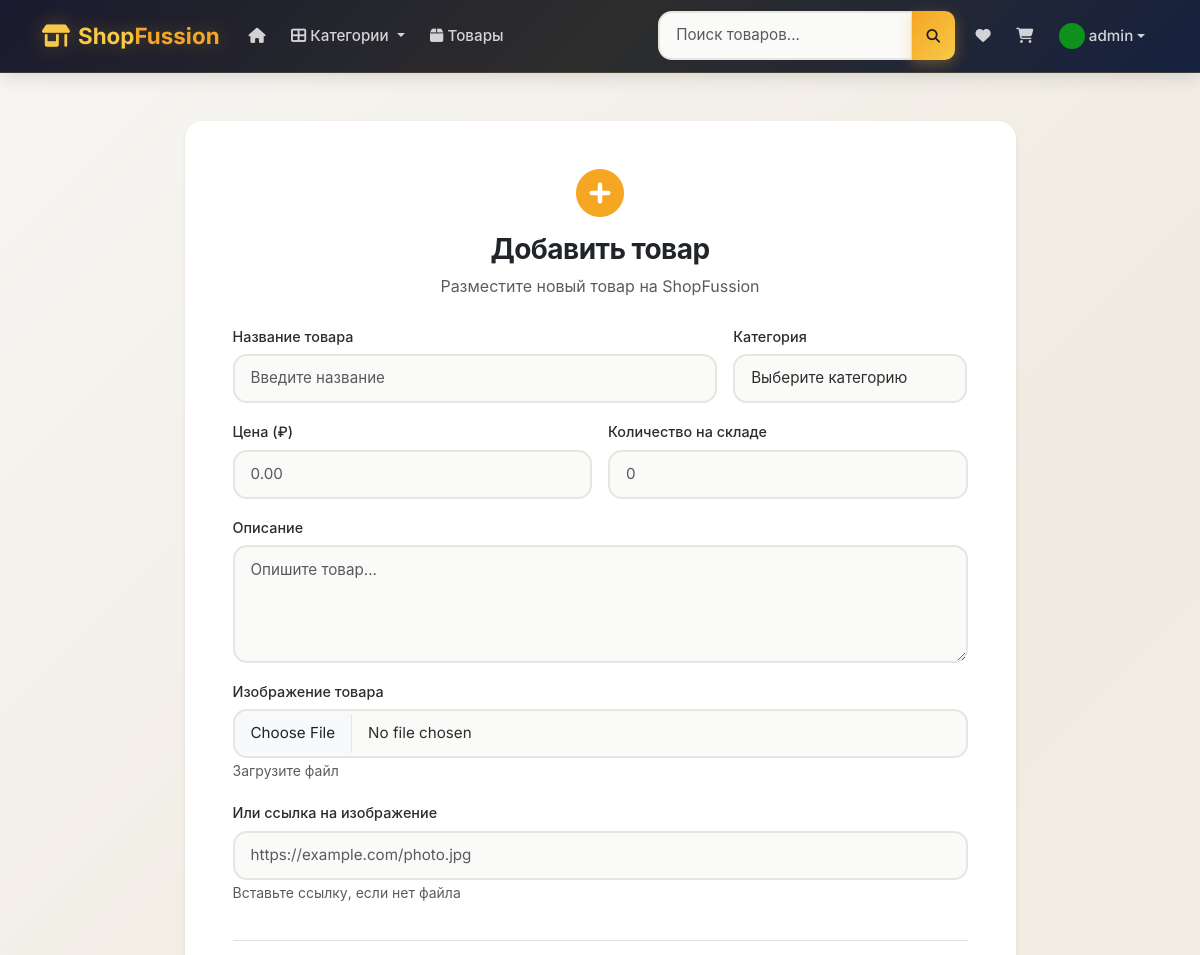
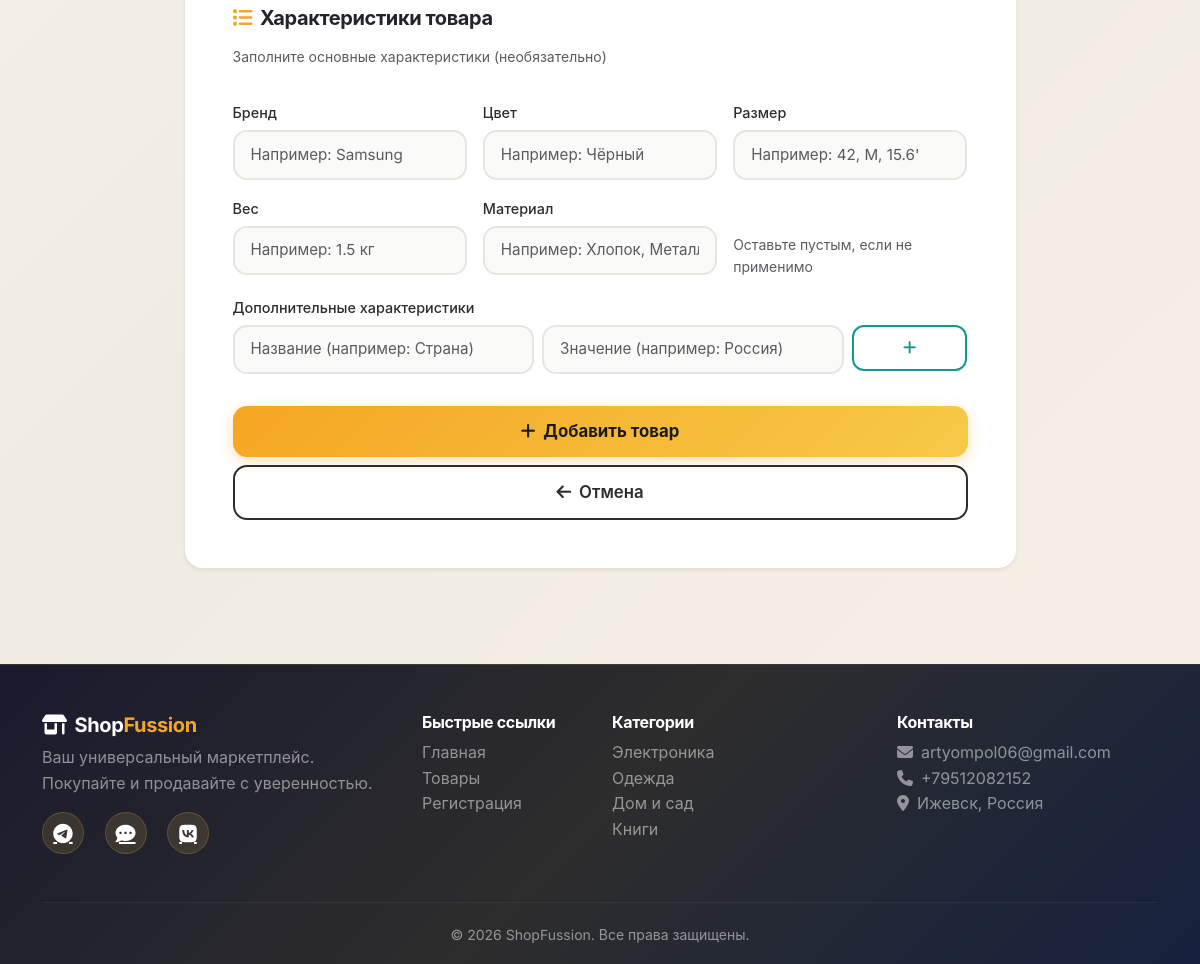
/seller/products/add (signed in), run on the app's committed database (2 pictures, top to bottom).
### app.py (models this page shows, shortened)
class User(UserMixin, db.Model):
    id = db.Column(db.Integer, primary_key=True)
    username = db.Column(db.String(80), unique=True, nullable=False)
    email = db.Column(db.String(120), unique=True, nullable=False)
    password_hash = db.Column(db.String(200), nullable=False)
    role = db.Column(db.String(20), nullable=False, default='buyer')
    avatar = db.Column(db.String(200), default='default_avatar.png')
    avatar_data = db.Column(db.LargeBinary, nullable=True)
    created_at = db.Column(db.DateTime, default=datetime.utcnow)
    products = db.relationship('Product', backref='seller', lazy=True)
    orders = db.relationship('Order', backref='buyer', lazy=True)
    wishlist_items = db.relationship('WishlistItem', backref='user', lazy=True)

class Category(db.Model):
    id = db.Column(db.Integer, primary_key=True)
    name = db.Column(db.String(80), unique=True, nullable=False)
    products = db.relationship('Product', backref='category', lazy=True)

### app.py (the view, shortened to what this page needs)
@app.route('/seller/products/add', methods=['GET', 'POST'])
@login_required
@seller_required
def add_product():
    categories = Category.query.all()
    return render_template('seller/add_product.html', categories=categories)

### templates/seller/add_product.html (shortened to what this page needs)
{% extends "base.html" %}
{% block content %}
<div class="container py-5">
    <div class="row justify-content-center">
        <div class="col-md-9">
            <div class="card border-0 shadow-sm">
                <div class="card-body p-5">
                    <div class="text-center mb-4">
                        <i class="fas fa-plus-circle fa-3x text-warning mb-3"></i>
                        <h3 class="fw-bold">Добавить товар</h3>
                        <p class="text-muted">Разместите новый товар на ShopFussion</p>
                    </div>
                    <form method="POST" action="" enctype="multipart/form-data">
                        <div class="row g-3">
                            <div class="col-md-8">
                                <label class="form-label fw-medium">Название товара</label>
                                <input type="text" name="name" class="form-control form-control-lg" placeholder="Введите название" required>
                            </div>
                            <div class="col-md-4">
                                <label class="form-label fw-medium">Категория</label>
                                <select name="category_id" class="form-select form-select-lg" required>
                                    <option value="">Выберите категорию</option>
                                </select>
                            </div>
                            <div class="col-md-6">
                                <label class="form-label fw-medium">Цена (₽)</label>
                                <input type="number" name="price" class="form-control form-control-lg" placeholder="0.00" step="0.01" min="0" required>
                            </div>
                            <div class="col-md-6">
                                <label class="form-label fw-medium">Количество на складе</label>
                                <input type="number" name="stock" class="form-control form-control-lg" placeholder="0" min="0" required>
                            </div>
                            <div class="col-12">
                                <label class="form-label fw-medium">Описание</label>
                                <textarea name="description" class="form-control" rows="4" placeholder="Опишите товар..." required></textarea>
                            </div>
                            <div class="col-12">
                                <label class="form-label fw-medium">Изображение товара</label>
                                <input type="file" name="image" class="form-control form-control-lg" accept="image/*">
                                <small class="text-muted">Загрузите файл</small>
                            </div>
                            <div class="col-12">
                                <label class="form-label fw-medium">Или ссылка на изображение</label>
                                <input type="text" name="image_url" class="form-control form-control-lg" placeholder="https://example.com/photo.jpg">
                                <small class="text-muted">Вставьте ссылку, если нет файла</small>
                            </div>
                            <div class="col-12">
                                <hr>
                                <h5 class="fw-bold mb-3"><i class="fas fa-list text-warning me-2"></i>Характеристики товара</h5>
                                <p class="text-muted small mb-3">Заполните основные характеристики (необязательно)</p>
                            </div>
                            <div class="col-md-4">
                                <label class="form-label fw-medium">Бренд</label>
                                <input type="text" name="brand" class="form-control" placeholder="Например: Samsung">
                            </div>
                            <div class="col-md-4">
                                <label class="form-label fw-medium">Цвет</label>
                                <input type="text" name="color" class="form-control" placeholder="Например: Чёрный">
                            </div>
                            <div class="col-md-4">
                                <label class="form-label fw-medium">Размер</label>
                                <input type="text" name="size" class="form-control" placeholder="Например: 42, M, 15.6'">
                            </div>
                            <div class="col-md-4">
                                <label class="form-label fw-medium">Вес</label>
                                <input type="text" name="weight" class="form-control" placeholder="Например: 1.5 кг">
                            </div>
                            <div class="col-md-4">
                                <label class="form-label fw-medium">Материал</label>
                                <input type="text" name="material" class="form-control" placeholder="Например: Хлопок, Металл">
                            </div>
                            <div class="col-md-4">
                                <label class="form-label fw-medium">&nbsp;</label>
                                <div class="text-muted small pt-2">Оставьте пустым, если не применимо</div>
                            </div>
                            <div class="col-12">
                                <div id="extra-chars">
                                    <label class="form-label fw-medium">Дополнительные характеристики</label>
                                    <div class="row g-2 mb-2 char-row">
                                        <div class="col-5">
                                            <input type="text" name="char_name_0" class="form-control" placeholder="Название (например: Страна)">
                                        </div>
                                        <div class="col-5">
                                            <input type="text" name="char_value_0" class="form-control" placeholder="Значение (например: Россия)">
                                        </div>
                                        <div class="col-2">
                                            <button type="button" class="btn btn-outline-success add-char-btn w-100"><i class="fas fa-plus"></i></button>
                                        </div>
                                    </div>
                                </div>
                            </div>
                            <div class="col-12 mt-4">
                                <button type="submit" class="btn btn-warning btn-lg w-100 fw-bold">
                                    <i class="fas fa-plus me-2"></i>Добавить товар
                                </button>
                                <a href="{{ url_for('seller_products') }}" class="btn btn-outline-dark btn-lg w-100 mt-2">
                                    <i class="fas fa-arrow-left me-2"></i>Отмена
                                </a>
                            </div>
                        </div>
                    </form>
                </div>
            </div>
        </div>
    </div>
</div>
{% endblock %}

### templates/base.html (shortened to what this page needs)
<!DOCTYPE html>
<html lang="ru" data-theme="light">
<head>
    <link href="https://cdn.jsdelivr.net/npm/bootstrap@5.3.2/dist/css/bootstrap.min.css" rel="stylesheet">
    <link rel="stylesheet" href="https://cdnjs.cloudflare.com/ajax/libs/font-awesome/6.5.1/css/all.min.css">
    <link rel="stylesheet" href="{{ url_for('static', filename='css/style.css') }}">
</head>
<body>
    <nav class="navbar navbar-expand-lg navbar-dark bg-dark sticky-top">
        <div class="container">
            <a class="navbar-brand fw-bold" href="{{ url_for('index') }}">
                <i class="fas fa-store-alt me-2"></i>Shop<span class="text-warning">Fussion</span>
            </a>
            <div class="collapse navbar-collapse" id="navbarNav">
                <ul class="navbar-nav me-auto">
                    <li class="nav-item">
                        <a class="nav-link" href="{{ url_for('index') }}"><i class="fas fa-home"></i></a>
                    </li>
                    <li class="nav-item dropdown">
                        <a class="nav-link dropdown-toggle" href="#" role="button" data-bs-toggle="dropdown">
                            <i class="fas fa-th-large"></i> Категории
                        </a>
                    </li>
                    <li class="nav-item">
                        <a class="nav-link" href="{{ url_for('products') }}"><i class="fas fa-box"></i> Товары</a>
                    </li>
                </ul>
                <form class="d-flex me-2 position-relative" action="{{ url_for('products') }}" method="GET" id="search-form">
                    <div class="input-group">
                        <input class="form-control form-control-sm" type="search" name="search" id="search-input" placeholder="Поиск товаров..." aria-label="Поиск" autocomplete="off">
                        <button class="btn btn-warning btn-sm" type="submit"><i class="fas fa-search"></i></button>
                    </div>
                </form>
                <ul class="navbar-nav align-items-center">
                    {% if current_user.is_authenticated %}
                        <li class="nav-item">
                            <a class="nav-link position-relative" href="{{ url_for('wishlist') }}" title="Избранное">
                                <i class="fas fa-heart"></i>
                            </a>
                        </li>
                        <li class="nav-item">
                            <a class="nav-link position-relative" href="{{ url_for('cart') }}">
                                <i class="fas fa-shopping-cart"></i>
                            </a>
                        </li>
                        <li class="nav-item dropdown">
                            <a class="nav-link dropdown-toggle d-flex align-items-center" href="#" role="button" data-bs-toggle="dropdown">
                                <img src="{{ current_user.avatar|avatar_img }}" class="rounded-circle me-1" style="width: 26px; height: 26px; object-fit: cover;"> {{ current_user.username }}
                            </a>
                        </li>
                    {% endif %}
                </ul>
            </div>
        </div>
    </nav>
    <main class="main-content">
        {% block content %}{% endblock %}
    </main>
    <footer class="bg-dark pt-5 pb-3 mt-5">
        <div class="container">
            <div class="row">
                <div class="col-md-4 mb-4">
                    <h5 class="fw-bold text-white"><i class="fas fa-store-alt me-2"></i>Shop<span class="text-warning">Fussion</span></h5>
                    <p class="text-white-50">Ваш универсальный маркетплейс. Покупайте и продавайте с уверенностью.</p>
                    <div class="social-links">
                        <a href="https://t.me/artpo06" target="_blank" class="text-white me-3"><i class="fab fa-telegram fa-lg"></i></a>
                        <a href="https://max.ru/u/f9LHodD0cOInfM9btUWrl3gkT055a0RwU4gwb3VU_LGhvYlHDhzKqaucy3Y" target="_blank" class="text-white me-3"><i class="fas fa-comment-dots fa-lg"></i></a>
                        <a href="https://vk.com/qwertlyx" target="_blank" class="text-white"><i class="fab fa-vk fa-lg"></i></a>
                    </div>
                </div>
                <div class="col-md-2 mb-4">
                    <h6 class="fw-bold text-white">Быстрые ссылки</h6>
                    <ul class="list-unstyled">
                        <li><a href="{{ url_for('index') }}" class="text-white-50 text-decoration-none">Главная</a></li>
                        <li><a href="{{ url_for('products') }}" class="text-white-50 text-decoration-none">Товары</a></li>
                        <li><a href="{{ url_for('register') }}" class="text-white-50 text-decoration-none">Регистрация</a></li>
                    </ul>
                </div>
                <div class="col-md-3 mb-4">
                    <h6 class="fw-bold text-white">Категории</h6>
                    <ul class="list-unstyled">
                        {% for cat in categories[:4] %}
                        <li><a href="{{ url_for('products', category=cat.id) }}" class="text-white-50 text-decoration-none">{{ cat.name }}</a></li>
                        {% endfor %}
                    </ul>
                </div>
                <div class="col-md-3 mb-4">
                    <h6 class="fw-bold text-white">Контакты</h6>
                    <ul class="list-unstyled text-white-50">
                        <li><i class="fas fa-envelope me-2"></i>artyompol06@gmail.com</li>
                        <li><i class="fas fa-phone me-2"></i>+79512082152</li>
                        <li><i class="fas fa-map-marker-alt me-2"></i>Ижевск, Россия</li>
                    </ul>
                </div>
            </div>
            <hr class="border-secondary">
            <div class="text-center text-white-50">
                <small>&copy; 2026 ShopFussion. Все права защищены.</small>
            </div>
        </div>
    </footer>
</body>
</html>

### data on the page
User: avatar|avatar_img (placeholder picture), username "admin"
Category: name "Электроника"
Category: name "Одежда"
Category: name "Дом и сад"
Category: name "Книги"
